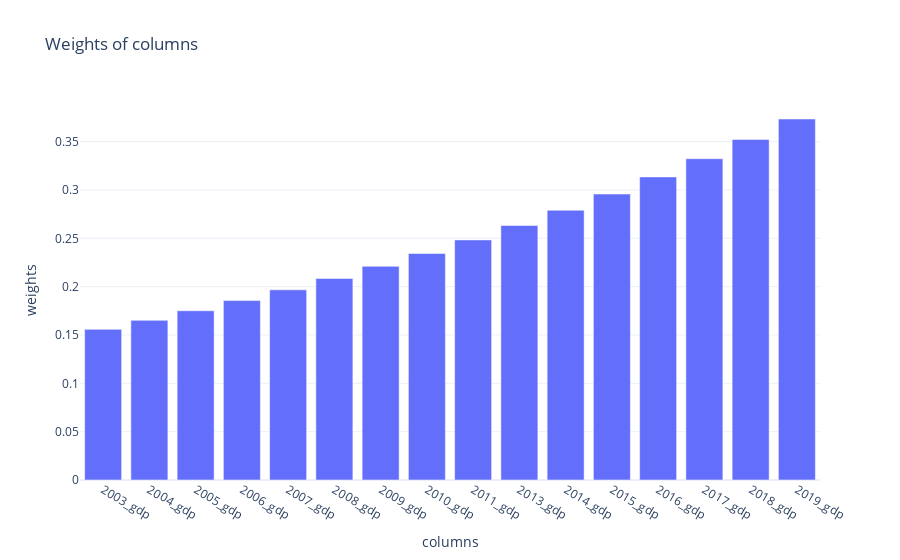

Notebook cell for this chart:
### Markdown cell above
#### Use case: similarity in outcome patterns

You want to find top five juristdiction with similar gdp change patterns. You value times nearest to you a bit more, but also you only want the years 2003-2019 to be used for the outcome comparison.

### Code cell
f  = FipsQuery(42001, "gdp", lag = 0, top =5, time_decay = 1.06, 
               outcome_comparison_period=(2003, 2019), outcome_percentile_range= (40,100))
f.find_euclidean_kins()
# you can inspect the weights resulting from your time_decay setting:

display(f.plot_weights())

### Figure 1 — Plotly figure (JSON) as saved in the notebook; plotly's stock layout.template omitted (floating-point values rounded to 4 significant figures)
{"data": [{"type": "bar", "x": ["2003_gdp", "2004_gdp", "2005_gdp", "2006_gdp", "2007_gdp", "2008_gdp", "2009_gdp", "2010_gdp", "2011_gdp", "2013_gdp", "2014_gdp", "2015_gdp", "2016_gdp", "2017_gdp", "2018_gdp", "2019_gdp"], "y": [0.1558, 0.1652, 0.1751, 0.1856, 0.1967, 0.2085, 0.221, 0.2343, 0.2483, 0.2632, 0.279, 0.2958, 0.3135, 0.3323, 0.3523, 0.3734]}], "layout": {"title": {"text": "Weights of columns"}, "xaxis": {"title": {"text": "columns"}}, "yaxis": {"title": {"text": "weights"}}}}
